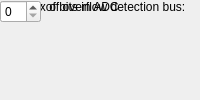
<?xml version="1.0" encoding="UTF-8"?>
<ui version="4.0">
 <class>MainWindow</class>
 <widget class="QMainWindow" name="MainWindow">
  <property name="windowTitle"><string>1-Cycle Overflow Detector</string></property>
  <widget class="QWidget" name="centralwidget">
   <!-- NOTE: this is a simplified structural mirror of the generated
        <module>_ui.py, not a full round-trip Designer file. Regenerate
        both from the same spec if you need to edit layout by hand. -->
       <widget class="QLabel" name="label_bit_num">
     <property name="text"><string>Bit index of overflow detection bus:</string></property>
    </widget>
       <widget class="QSpinBox" name="bit_num"/>
       <widget class="QLabel" name="label_n_adc_bits">
     <property name="text"><string>Number of bits in ADC</string></property>
    </widget>
       <widget class="QSpinBox" name="n_adc_bits"/>
  </widget>
 </widget>
 <resources/>
 <connections/>
</ui>
